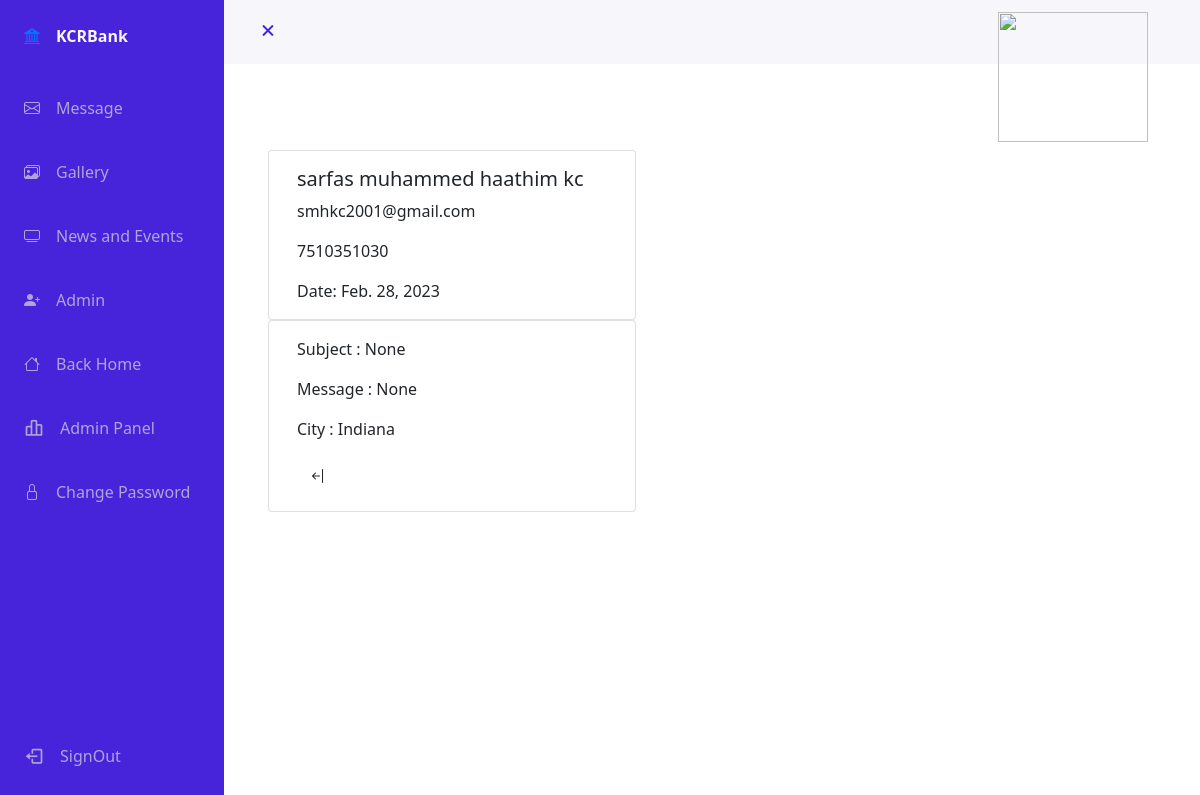
Page /contactviewsingle/12/ (signed in) on the committed database.
### home/models.py (models this page shows, shortened)
class Contact(models.Model):
    name=models.CharField(max_length=100,blank=True,null=True)
    email=models.EmailField(blank=True,null=True)
    phone=models.PositiveBigIntegerField(null=True, blank=True)
    subject=models.CharField(max_length=100,blank=True,null=True)
    message=models.TextField(blank=True,null=True)
    state=models.CharField(max_length=100,blank=True,null=True)
    city=models.CharField(max_length=100,blank=True,null=True)
    date = models.DateField(auto_now_add=True, blank=True,null=True)

### home/views.py (the view)
# urls.py: path('contactviewsingle/<str:id>/',contactviewsingle,name='contactviewsingle'),
@login_required(login_url='adminlogin')
def contactviewsingle(request,id):
    contact=Contact.objects.get(id=id)
    a=contact.date+ timedelta(days=-10)
    context={'contact':contact,}
    return render(request,'admin/contact_single.html',context)

### templates/admin/contact_single.html (shortened to what this page needs)
{% extends 'admin/admin_home.html' %}
{% load static %}
{% block contentadmin %}
    <div class="container">
        <div class="row" id=" contactcard" style="margin-top: 150px;">
            <div class="card " style="width: 23rem;">
                <div class="card-body">
                  <h5 class="card-title">{{contact.name}}</h5>
                  <p class="card-text"> {{contact.email}}</p>
                  <p class="card-text"> {{contact.phone}}</p>
                  <p class="card-text">Date: {{contact.date}}</p>
                </div>
              </div>
        <div class="row" style="margin-top:0">
            <div class="card " style="width: 23rem;">
                <div class="card-body">
                  <p class="card-text">Subject   : {{contact.subject}}</p>
                  <p class="card-text">Message   : {{contact.message}}</p>
                  <p class="card-text">City      : {{contact.city}}</p>
                  <a href="\admincontactview" class="btn"><i class="bi bi-arrow-bar-left"></i></a>
                </div>
              </div>
        </div>
    </div>
{% endblock contentadmin %}

### static/assets/css/admin/style.css (style rules this page uses)
:root { --header-height: 3rem; --nav-width: 68px; --first-color: #4723D9; --first-color-light: #AFA5D9; --white-color: #F7F6FB; --body-font: 'Nunito', sans-serif; --normal-font-size: 1rem; --z-fixed: 100 }
*,::before,::after { box-sizing: border-box }
body { position: relative; margin: var(--header-height) 0 0 0; padding: 0 1rem; font-family: var(--body-font); font-size: var(--normal-font-size); transition: .5s }
a { text-decoration: none }
.body-pd { padding-left: calc(var(--nav-width) + 1rem) }
@media screen and (min-width: 768px) { body { margin: calc(var(--header-height) + 1rem) 0 0 0;padding-left: calc(var(--nav-width) + 2rem) } }
@media screen and (min-width: 768px) { .body-pd { padding-left: calc(var(--nav-width) + 188px) } }

### templates/admin/admin_home.html (style rules this page uses)
a { text-decoration: none; }

### rows in the picture
Contact: name "sarfas muhammed haathim kc", email "smhkc2001@gmail.com", phone "7510351030", date "Feb. 28, 2023", subject "None", message "None", city "Indiana"
